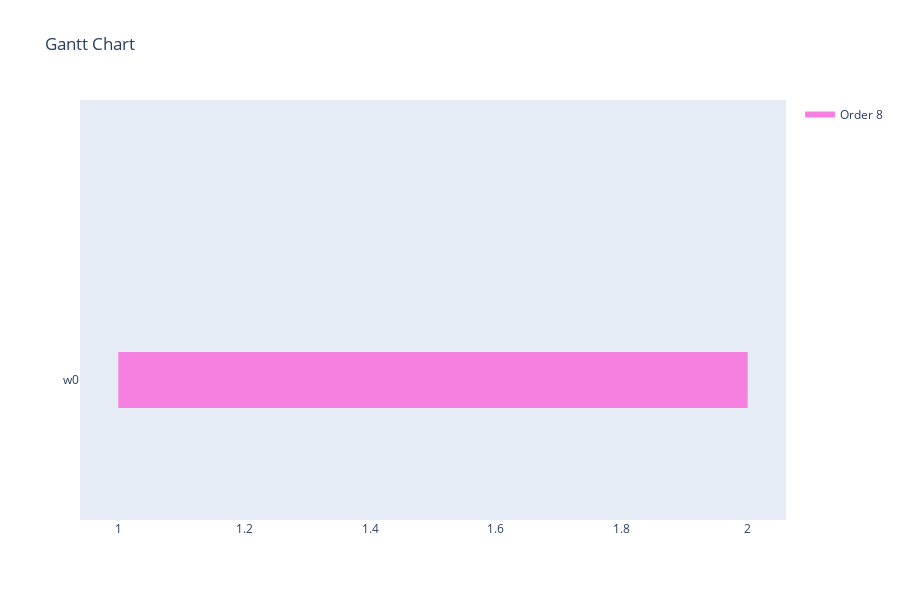

The notebook cell saved with this chart:
### Code cell
#TODO: current solution could be a result of either a) bug in schedule building (more likely) or b) lack of feasibility checks, since they shouldn't be necessary
visualize_schedule_demo(schedule, env, orders)

### Figure 1 — Plotly figure (JSON) as saved in the notebook; plotly's stock layout.template omitted (floating-point values rounded to 4 significant figures; data arrays with more than 128 entries replaced by an {"elided": "..."} marker saying what was removed)
{"data": [{"fill": "toself", "fillcolor": "rgb(245, 128, 223)", "hoverinfo": "name", "legendgroup": "rgb(245, 128, 223)", "mode": "none", "name": "Order 8", "type": "scatter", "x": {"elided": "199 int values"}, "y": {"elided": "199 float values"}}, {"legendgroup": "rgb(245, 128, 223)", "marker": {"color": "rgb(245, 128, 223)", "opacity": 0, "size": 1}, "mode": "markers", "name": "", "showlegend": false, "text": [null, null, null, null, null, null, null, null, null, null, null, null, null, null, null, null, null, null, null, null, null, null, null, null, null, null, null, null, null, null, null, null, null, null, null, null, null, null, null, null, null, null, null, null, null, null, null, null, null, null, null, null, null, null, null, null, null, null, null, null, null, null, null, null, null, null, null, null, null, null, null, null, null, null, null, null, null, null, null, null], "type": "scatter", "x": [1, 2, 1, 2, 1, 2, 1, 2, 1, 2, 1, 2, 1, 2, 1, 2, 1, 2, 1, 2, 1, 2, 1, 2, 1, 2, 1, 2, 1, 2, 1, 2, 1, 2, 1, 2, 1, 2, 1, 2, 1, 2, 1, 2, 1, 2, 1, 2, 1, 2, 1, 2, 1, 2, 1, 2, 1, 2, 1, 2, 1, 2, 1, 2, 1, 2, 1, 2, 1, 2, 1, 2, 1, 2, 1, 2, 1, 2, 1, 2], "y": [0, 0, 0, 0, 0, 0, 0, 0, 0, 0, 0, 0, 0, 0, 0, 0, 0, 0, 0, 0, 0, 0, 0, 0, 0, 0, 0, 0, 0, 0, 0, 0, 0, 0, 0, 0, 0, 0, 0, 0, 0, 0, 0, 0, 0, 0, 0, 0, 0, 0, 0, 0, 0, 0, 0, 0, 0, 0, 0, 0, 0, 0, 0, 0, 0, 0, 0, 0, 0, 0, 0, 0, 0, 0, 0, 0, 0, 0, 0, 0]}], "layout": {"height": 600, "hovermode": "closest", "showlegend": true, "title": {"text": "Gantt Chart"}, "xaxis": {"rangeselector": {"buttons": [{"count": 7, "label": "1w", "step": "day", "stepmode": "backward"}, {"count": 1, "label": "1m", "step": "month", "stepmode": "backward"}, {"count": 6, "label": "6m", "step": "month", "stepmode": "backward"}, {"count": 1, "label": "YTD", "step": "year", "stepmode": "todate"}, {"count": 1, "label": "1y", "step": "year", "stepmode": "backward"}, {"step": "all"}]}, "showgrid": false, "type": "linear", "zeroline": false}, "yaxis": {"autorange": false, "range": [-1, 2], "showgrid": false, "ticktext": ["w0"], "tickvals": [0], "zeroline": false}}}
